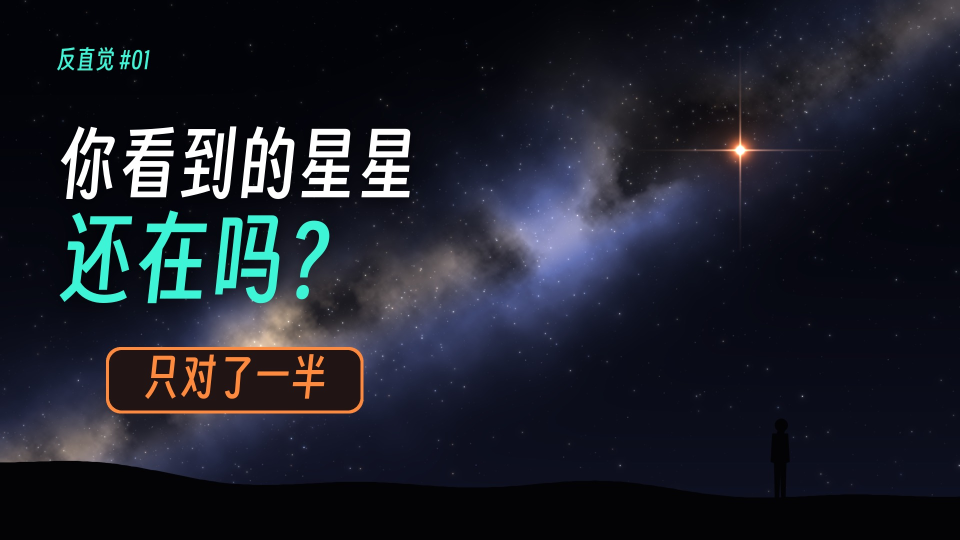
#> input picture 成片/EP01/封面-16x9.jpg, 1920 x 1080 px (shown at 1/2 size)
$ python -i core.py   (imports and definitions only)
#> lines starting #> are read from the running program, lines starting #| are printed output that depends on the picture
"""画面基础设施：画布、缓动、文字、合成、辉光。

所有画面都用 float32 的 RGB numpy 数组（0~1）表示，最后再转成 8 位输出。
"""
from functools import lru_cache
from pathlib import Path

import cv2
import numpy as np
from PIL import Image, ImageDraw, ImageFont

W, H = 1920, 1080
FPS = 30

ASSETS = Path(__file__).resolve().parents[1] / ".assets"
FONTS = {
    "title": ASSETS / "fonts/SmileySans-Oblique.otf",
    "heavy": ASSETS / "fonts/SourceHanSansSC-Heavy.otf",
    "bold": ASSETS / "fonts/SourceHanSansSC-Bold.otf",
    "medium": ASSETS / "fonts/SourceHanSansSC-Medium.otf",
    "regular": ASSETS / "fonts/SourceHanSansSC-Regular.otf",
}


def rgb(hexstr):
    h = hexstr.lstrip("#")
    return tuple(int(h[i:i + 2], 16) / 255 for i in (0, 2, 4))


BG = rgb("#0B1020")
TEAL = rgb("#3DF5D6")
ORANGE = rgb("#FF8A3D")
#> further down, picture is the input picture: shape (1080, 1920, 3); mean B, G, R 42.2, 32.3, 29.2
WHITE = (1.0, 1.0, 1.0)
GREY = (0.55, 0.58, 0.66)
DIM = (0.28, 0.31, 0.38)


# ---------- 缓动与时间 ----------

def clamp01(x):
    return 0.0 if x < 0 else 1.0 if x > 1 else float(x)


# [4 lines left out: function ramp, not called in this run]


def smooth(x):
    x = clamp01(x)
    return x * x * (3 - 2 * x)


def ease_out(x):
    x = clamp01(x)
    return 1 - (1 - x) ** 3


def ease_in_out(x):
    x = clamp01(x)
    return 4 * x ** 3 if x < 0.5 else 1 - (-2 * x + 2) ** 3 / 2


def back_out(x, s=1.6):
    x = clamp01(x)
    return 1 + (s + 1) * (x - 1) ** 3 + s * (x - 1) ** 2


def window(t, a, b, fi=0.4, fo=0.4):
    """在 [a, b] 区间内显示，前后各有淡入淡出。"""
    return min(smooth(ramp(t, a, a + fi)), 1 - smooth(ramp(t, b - fo, b)))


def lerp(a, b, x):
    return a + (b - a) * x


# ---------- 画布 ----------

# [11 lines left out: functions canvas, vgradient, not called in this run]


def to_u8(img):
    return (np.clip(img, 0, 1) * 255 + 0.5).astype(np.uint8)


# [29 lines left out: functions _clip_box, add, over, not called in this run]


def darken(dst, mask, k=1.0):
    """用 0~1 的遮罩压暗（mask 越大越暗）。"""
    dst *= 1 - np.clip(mask * k, 0, 1)[..., None]


def glow(img, sigma=12, k=0.6, scale=4):
    """在缩小的图上模糊再放大，叠加回原图，得到柔和的辉光。"""
#> called with sigma = 12, k = 0.6, scale = 4
    h, w = img.shape[:2]
#> h = 1080; w = 1920
    small = cv2.resize(img, (w // scale, h // scale), interpolation=cv2.INTER_AREA)
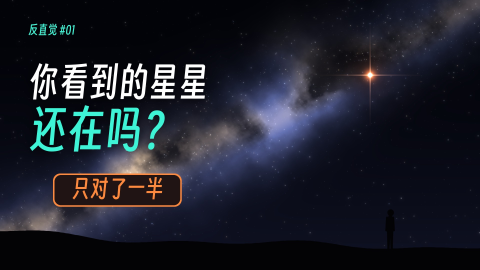
#> small: shape (270, 480, 3); mean B, G, R 42.2, 32.3, 29.2
    small = cv2.GaussianBlur(small, (0, 0), sigma / scale)
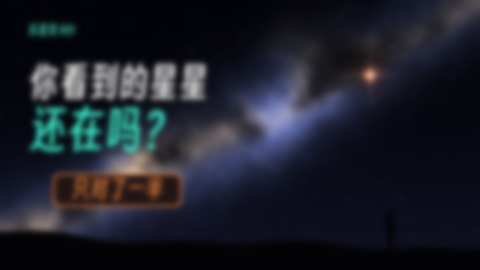
#> small: shape (270, 480, 3); mean B, G, R 42.1, 32.3, 29.2
    big = cv2.resize(small, (w, h), interpolation=cv2.INTER_LINEAR)
    return img + big * k
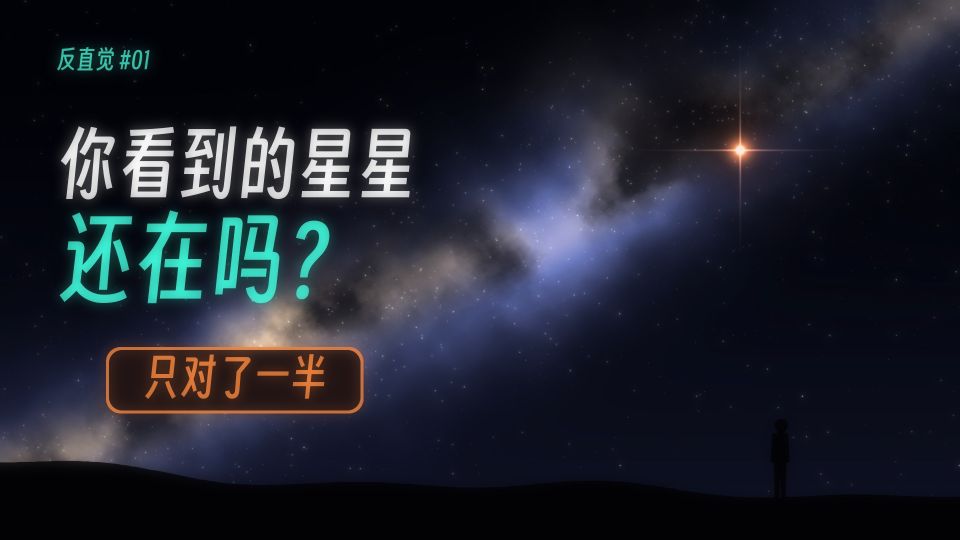
#> returned value: shape (1080, 1920, 3) float64 (shown at 1/2 size); mean of channels 0, 1, 2 67.4, 51.7, 46.7; drawn with min black and max white


def blur(img, sigma):
    return cv2.GaussianBlur(img, (0, 0), sigma)


# [58 lines left out: functions vignette, vignette_mask, _composite_mask, _draw_local, circle, line and 1 more, not called in this run]


def fill_poly(img, pts, color, alpha=1.0):
    _draw_local(img, pts, 3, color, alpha,
                lambda m, p: cv2.fillPoly(m, [p.reshape(-1, 1, 2)], 255, cv2.LINE_AA, 2))


# [25 lines left out: functions ellipse, rect, round_rect_rgba, not called in this run]


# ---------- 文字 ----------

@lru_cache(maxsize=64)
def font(name, size):
    return ImageFont.truetype(str(FONTS[name]), size)


# [49 lines left out: functions text_rgba, draw_text, not called in this run]


def text_width(text, size, name="bold", spacing=0):
    f = font(name, size)
    return f.getlength(text) + spacing * max(0, len(text) - 1)


# ---------- 噪声 ----------

# [18 lines left out: function fbm, not called in this run]

>>> import cv2
>>> picture = cv2.imread('../../成片/EP01/封面-16x9.jpg')
>>> result = glow(picture)

$ run again, on 成片/EP01/封面-3x4.jpg
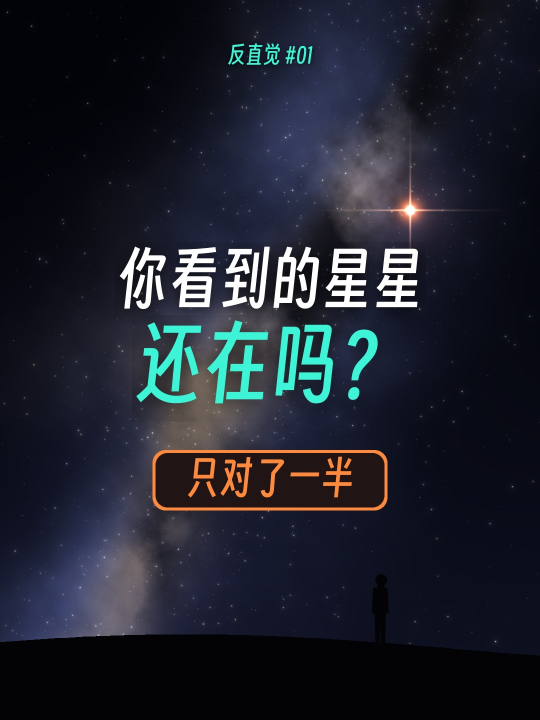
#> input picture 成片/EP01/封面-3x4.jpg, 1080 x 1440 px (shown at 1/2 size)
#> picture is the input picture: shape (1440, 1080, 3); mean B, G, R 44.9, 34.5, 31.2
#> in glow, `small = cv2.GaussianBlur(small, (0, 0), sigma / scale)`:
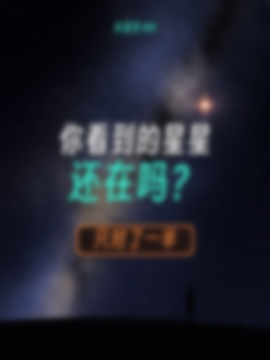
#> small: shape (360, 270, 3); mean B, G, R 44.9, 34.5, 31.2
#> in glow, `return img + big * k`:
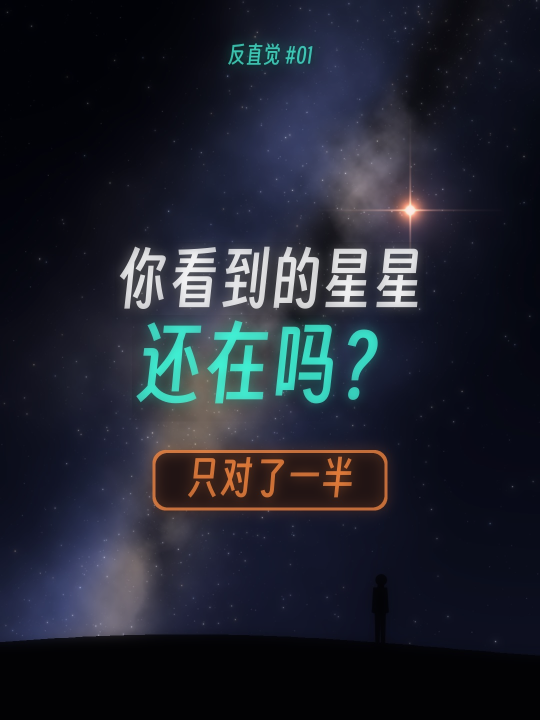
#> returned value: shape (1440, 1080, 3) float64 (shown at 1/2 size); mean of channels 0, 1, 2 71.8, 55.2, 49.9; drawn with min black and max white
